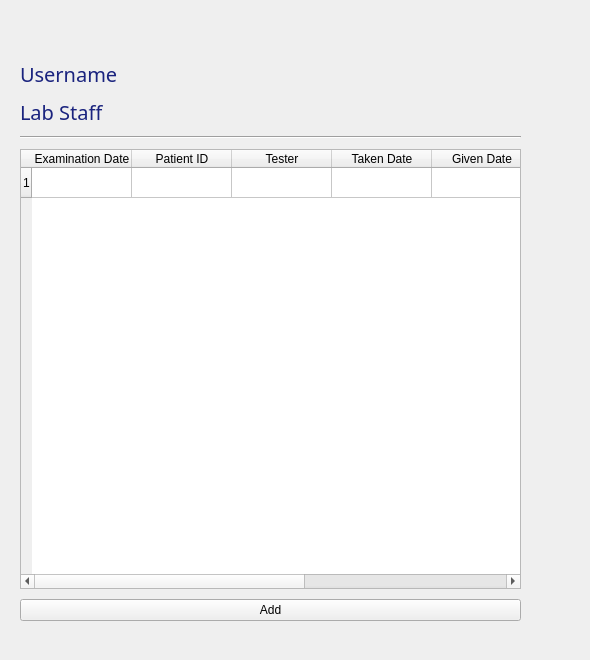
    <widget class="QWidget" name="LabStaffPage">
     <widget class="QWidget" name="verticalLayoutWidget_10">
      <property name="geometry">
       <rect>
        <x>-20</x>
        <y>30</y>
        <width>581</width>
        <height>621</height>
       </rect>
      </property>
      <layout class="QVBoxLayout" name="LabStaffPageLayout">
       <property name="spacing">
        <number>10</number>
       </property>
       <property name="leftMargin">
        <number>40</number>
       </property>
       <property name="topMargin">
        <number>30</number>
       </property>
       <property name="rightMargin">
        <number>40</number>
       </property>
       <property name="bottomMargin">
        <number>30</number>
       </property>
       <item>
        <widget class="QLabel" name="LabStaffPageUsernameLabel">
         <property name="font">
          <font>
           <family>Rockwell</family>
           <pointsize>15</pointsize>
          </font>
         </property>
         <property name="styleSheet">
          <string notr="true">color: #1a237e;
</string>
         </property>
         <property name="text">
          <string>Username</string>
         </property>
        </widget>
       </item>
       <item>
        <widget class="QLabel" name="LabStaffPageRoleLabel">
         <property name="font">
          <font>
           <family>Rockwell</family>
           <pointsize>15</pointsize>
          </font>
         </property>
         <property name="styleSheet">
          <string notr="true">color: #1a237e;
</string>
         </property>
         <property name="text">
          <string>Lab Staff</string>
         </property>
        </widget>
       </item>
       <item>
        <widget class="Line" name="LabStaffPageLine">
         <property name="orientation">
          <enum>Qt::Horizontal</enum>
         </property>
        </widget>
       </item>
       <item>
        <widget class="QTableWidget" name="LabStaffPageTableWidget">
         <property name="styleSheet">
          <string notr="true"> QTableWidget {
         selection-background-color: qlineargradient(x1: 0, y1: 0, x2: 0.5, y2: 0.5,
                                     stop: 0 #FF92BB, stop: 1 white);
     }</string>
         </property>
         <row>
          <property name="text">
           <string>1</string>
          </property>
         </row>
         <column>
          <property name="text">
           <string>Examination Date</string>
          </property>
         </column>
         <column>
          <property name="text">
           <string>Patient ID</string>
          </property>
         </column>
         <column>
          <property name="text">
           <string>Tester</string>
          </property>
         </column>
         <column>
          <property name="text">
           <string>Taken Date</string>
          </property>
         </column>
         <column>
          <property name="text">
           <string>Given Date</string>
          </property>
         </column>
         <column>
          <property name="text">
           <string>Reslut</string>
          </property>
         </column>
         <column>
          <property name="text">
           <string>Delete</string>
          </property>
         </column>
         <item row="0" column="0">
          <property name="text">
           <string/>
          </property>
         </item>
         <item row="0" column="5">
          <property name="text">
           <string/>
          </property>
          <property name="toolTip">
           <string comment="dzv" extracomment="ddd"/>
          </property>
         </item>
         <item row="0" column="6">
          <property name="text">
           <string/>
          </property>
         </item>
        </widget>
       </item>
       <item>
        <widget class="QPushButton" name="LabStaffPageAddButton">
         <property name="text">
          <string>Add</string>
         </property>
        </widget>
       </item>
      </layout>
     </widget>
    </widget>
